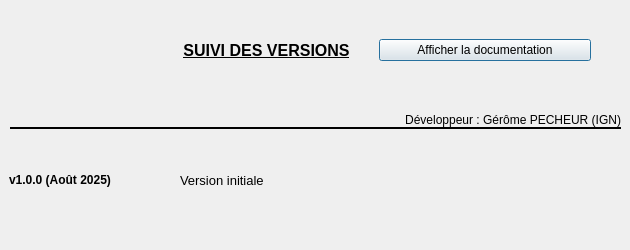
<?xml version="1.0" encoding="UTF-8"?>
<ui version="4.0">
 <class>DialogAide</class>
 <widget class="QDialog" name="DialogAide">
  <property name="geometry">
   <rect>
    <x>0</x>
    <y>0</y>
    <width>630</width>
    <height>250</height>
   </rect>
  </property>
  <property name="minimumSize">
   <size>
    <width>630</width>
    <height>250</height>
   </size>
  </property>
  <property name="maximumSize">
   <size>
    <width>630</width>
    <height>250</height>
   </size>
  </property>
  <property name="windowTitle">
   <string>A propos du plugin</string>
  </property>
  <property name="windowIcon">
   <iconset>
    <normaloff>icons/icon_principal.png</normaloff>icons/icon_principal.png</iconset>
  </property>
  <widget class="QWidget" name="horizontalLayoutWidget">
   <property name="geometry">
    <rect>
     <x>130</x>
     <y>10</y>
     <width>491</width>
     <height>81</height>
    </rect>
   </property>
   <layout class="QHBoxLayout" name="horizontalLayout">
    <property name="leftMargin">
     <number>30</number>
    </property>
    <property name="rightMargin">
     <number>30</number>
    </property>
    <item>
     <widget class="QLabel" name="label">
      <property name="font">
       <font>
        <pointsize>11</pointsize>
        <weight>75</weight>
        <bold>true</bold>
        <underline>true</underline>
       </font>
      </property>
      <property name="text">
       <string>&lt;html&gt;&lt;head/&gt;&lt;body&gt;&lt;p&gt;&lt;span style=&quot; font-size:12pt;&quot;&gt;SUIVI DES VERSIONS&lt;/span&gt;&lt;/p&gt;&lt;/body&gt;&lt;/html&gt;</string>
      </property>
      <property name="alignment">
       <set>Qt::AlignCenter</set>
      </property>
     </widget>
    </item>
    <item>
     <widget class="QPushButton" name="pushButtonAffichedoc">
      <property name="text">
       <string>Afficher la documentation</string>
      </property>
     </widget>
    </item>
   </layout>
  </widget>
  <widget class="Line" name="line">
   <property name="geometry">
    <rect>
     <x>10</x>
     <y>120</y>
     <width>611</width>
     <height>16</height>
    </rect>
   </property>
   <property name="frameShadow">
    <enum>QFrame::Plain</enum>
   </property>
   <property name="lineWidth">
    <number>2</number>
   </property>
   <property name="orientation">
    <enum>Qt::Horizontal</enum>
   </property>
  </widget>
  <widget class="QWidget" name="verticalLayoutWidget_5">
   <property name="geometry">
    <rect>
     <x>9</x>
     <y>140</y>
     <width>161</width>
     <height>81</height>
    </rect>
   </property>
   <layout class="QVBoxLayout" name="verticalLayout_5">
    <item>
     <widget class="QLabel" name="label_6">
      <property name="text">
       <string>&lt;html&gt;&lt;head/&gt;&lt;body&gt;&lt;p&gt;&lt;span style=&quot; font-weight:600;&quot;&gt;v1.0.0 (Août 2025)&lt;/span&gt;&lt;/p&gt;&lt;/body&gt;&lt;/html&gt;</string>
      </property>
     </widget>
    </item>
   </layout>
  </widget>
  <widget class="QWidget" name="verticalLayoutWidget_6">
   <property name="geometry">
    <rect>
     <x>180</x>
     <y>140</y>
     <width>441</width>
     <height>81</height>
    </rect>
   </property>
   <layout class="QVBoxLayout" name="verticalLayout_6">
    <item>
     <widget class="QLabel" name="label_7">
      <property name="text">
       <string>&lt;html&gt;&lt;head/&gt;&lt;body&gt;&lt;p&gt;&lt;span style=&quot; font-size:10pt;&quot;&gt;Version initiale&lt;/span&gt;&lt;/p&gt;&lt;/body&gt;&lt;/html&gt;</string>
      </property>
     </widget>
    </item>
   </layout>
  </widget>
  <widget class="QLabel" name="label_2">
   <property name="geometry">
    <rect>
     <x>10</x>
     <y>10</y>
     <width>110</width>
     <height>110</height>
    </rect>
   </property>
   <property name="text">
    <string/>
   </property>
   <property name="pixmap">
    <pixmap>../(IGN)assisstant_dfci/icons/logo_IGN.png</pixmap>
   </property>
   <property name="scaledContents">
    <bool>true</bool>
   </property>
  </widget>
  <widget class="QLabel" name="label_3">
   <property name="geometry">
    <rect>
     <x>370</x>
     <y>110</y>
     <width>251</width>
     <height>20</height>
    </rect>
   </property>
   <property name="text">
    <string>Développeur : Gérôme PECHEUR (IGN)</string>
   </property>
   <property name="alignment">
    <set>Qt::AlignRight|Qt::AlignTrailing|Qt::AlignVCenter</set>
   </property>
  </widget>
 </widget>
 <resources/>
 <connections/>
</ui>
